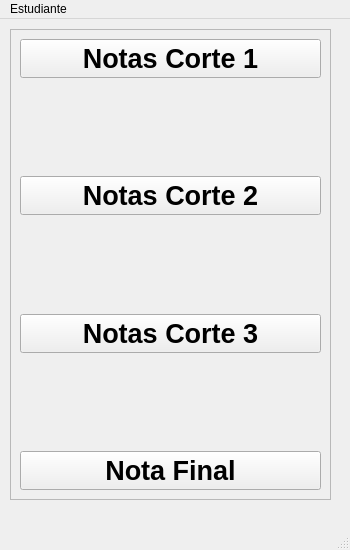
<?xml version="1.0" encoding="UTF-8"?>
<ui version="4.0">
 <class>MainWindow</class>
 <widget class="QMainWindow" name="MainWindow">
  <property name="geometry">
   <rect>
    <x>0</x>
    <y>0</y>
    <width>350</width>
    <height>550</height>
   </rect>
  </property>
  <property name="windowTitle">
   <string>MainWindow</string>
  </property>
  <widget class="QWidget" name="centralwidget">
   <widget class="QFrame" name="frame">
    <property name="geometry">
     <rect>
      <x>10</x>
      <y>10</y>
      <width>321</width>
      <height>471</height>
     </rect>
    </property>
    <property name="frameShape">
     <enum>QFrame::StyledPanel</enum>
    </property>
    <property name="frameShadow">
     <enum>QFrame::Raised</enum>
    </property>
    <layout class="QVBoxLayout" name="verticalLayout">
     <item>
      <widget class="QPushButton" name="pushButton">
       <property name="font">
        <font>
         <family>Arial</family>
         <pointsize>20</pointsize>
         <weight>75</weight>
         <bold>true</bold>
        </font>
       </property>
       <property name="text">
        <string>Notas Corte 1</string>
       </property>
      </widget>
     </item>
     <item>
      <spacer name="verticalSpacer_3">
       <property name="orientation">
        <enum>Qt::Vertical</enum>
       </property>
       <property name="sizeHint" stdset="0">
        <size>
         <width>20</width>
         <height>69</height>
        </size>
       </property>
      </spacer>
     </item>
     <item>
      <widget class="QPushButton" name="pushButton_2">
       <property name="font">
        <font>
         <family>Arial</family>
         <pointsize>20</pointsize>
         <weight>75</weight>
         <bold>true</bold>
        </font>
       </property>
       <property name="text">
        <string>Notas Corte 2</string>
       </property>
      </widget>
     </item>
     <item>
      <spacer name="verticalSpacer_2">
       <property name="orientation">
        <enum>Qt::Vertical</enum>
       </property>
       <property name="sizeHint" stdset="0">
        <size>
         <width>20</width>
         <height>70</height>
        </size>
       </property>
      </spacer>
     </item>
     <item>
      <widget class="QPushButton" name="pushButton_3">
       <property name="font">
        <font>
         <family>Arial</family>
         <pointsize>20</pointsize>
         <weight>75</weight>
         <bold>true</bold>
        </font>
       </property>
       <property name="text">
        <string>Notas Corte 3</string>
       </property>
      </widget>
     </item>
     <item>
      <spacer name="verticalSpacer">
       <property name="orientation">
        <enum>Qt::Vertical</enum>
       </property>
       <property name="sizeHint" stdset="0">
        <size>
         <width>20</width>
         <height>69</height>
        </size>
       </property>
      </spacer>
     </item>
     <item>
      <widget class="QPushButton" name="pushButton_4">
       <property name="font">
        <font>
         <family>Arial</family>
         <pointsize>20</pointsize>
         <weight>75</weight>
         <bold>true</bold>
        </font>
       </property>
       <property name="text">
        <string>Nota Final</string>
       </property>
      </widget>
     </item>
    </layout>
   </widget>
  </widget>
  <widget class="QMenuBar" name="menubar">
   <property name="geometry">
    <rect>
     <x>0</x>
     <y>0</y>
     <width>350</width>
     <height>26</height>
    </rect>
   </property>
   <widget class="QMenu" name="menuEstudiante">
    <property name="title">
     <string>Estudiante</string>
    </property>
   </widget>
   <addaction name="menuEstudiante"/>
  </widget>
  <widget class="QStatusBar" name="statusbar"/>
 </widget>
 <resources/>
 <connections/>
</ui>
